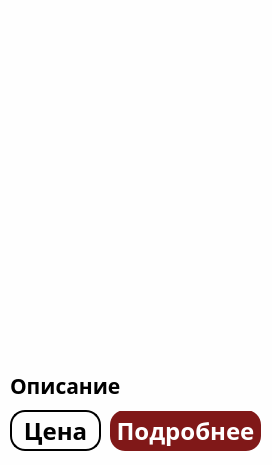
<?xml version="1.0" encoding="UTF-8"?>
<ui version="4.0">
 <class>Form</class>
 <widget class="QWidget" name="Form">
  <property name="geometry">
   <rect>
    <x>0</x>
    <y>0</y>
    <width>272</width>
    <height>465</height>
   </rect>
  </property>
  <property name="font">
   <font>
    <family>Century Gothic</family>
   </font>
  </property>
  <property name="windowTitle">
   <string>Form</string>
  </property>
  <property name="styleSheet">
   <string notr="true">background: rgb(254,254,254)</string>
  </property>
  <widget class="QPushButton" name="details">
   <property name="geometry">
    <rect>
     <x>110</x>
     <y>410</y>
     <width>151</width>
     <height>41</height>
    </rect>
   </property>
   <property name="font">
    <font>
     <family>Futurespore Cyrillic</family>
     <pointsize>18</pointsize>
     <weight>50</weight>
     <italic>false</italic>
     <bold>false</bold>
    </font>
   </property>
   <property name="styleSheet">
    <string notr="true">QPushButton:pressed {
    background-color: rgb(118,18,18);
}
QPushButton {
border: 0px solid #000;
border-radius: 15px;
border-style: outset;
background: rgb(128,24,24);
color: white;
font-weight: bold;
font: 18pt &quot;Futurespore Cyrillic&quot;;
}</string>
   </property>
   <property name="text">
    <string>Подробнее</string>
   </property>
  </widget>
  <widget class="QLabel" name="name">
   <property name="geometry">
    <rect>
     <x>10</x>
     <y>360</y>
     <width>251</width>
     <height>51</height>
    </rect>
   </property>
   <property name="font">
    <font>
     <family>HelveticaNeueCyr</family>
     <pointsize>16</pointsize>
     <weight>50</weight>
     <italic>false</italic>
     <bold>false</bold>
    </font>
   </property>
   <property name="styleSheet">
    <string notr="true">font-weight: bold;
font: 16pt &quot;HelveticaNeueCyr&quot;;</string>
   </property>
   <property name="text">
    <string>Описание</string>
   </property>
  </widget>
  <widget class="QWidget" name="verticalLayoutWidget">
   <property name="geometry">
    <rect>
     <x>10</x>
     <y>10</y>
     <width>251</width>
     <height>351</height>
    </rect>
   </property>
   <layout class="QVBoxLayout" name="verticalLayout"/>
  </widget>
  <widget class="QPushButton" name="price">
   <property name="geometry">
    <rect>
     <x>10</x>
     <y>410</y>
     <width>91</width>
     <height>41</height>
    </rect>
   </property>
   <property name="font">
    <font>
     <family>Futurespore Cyrillic</family>
     <pointsize>18</pointsize>
     <weight>50</weight>
     <italic>false</italic>
     <bold>false</bold>
    </font>
   </property>
   <property name="styleSheet">
    <string notr="true">QPushButton:pressed {
border: 0px solid #000;
border-radius: 15px;
border-style: outset;
background: rgb(128,24,24);
color: white;
font-weight: bold;
font: 18pt &quot;Futurespore Cyrillic&quot;;
}
QPushButton {
border: 2px solid #000;
border-radius: 15px;
border-style: outset;
color: black;
font-weight: bold;
font: 18pt &quot;Futurespore Cyrillic&quot;;
}</string>
   </property>
   <property name="text">
    <string>Цена</string>
   </property>
  </widget>
 </widget>
 <resources/>
 <connections/>
</ui>
